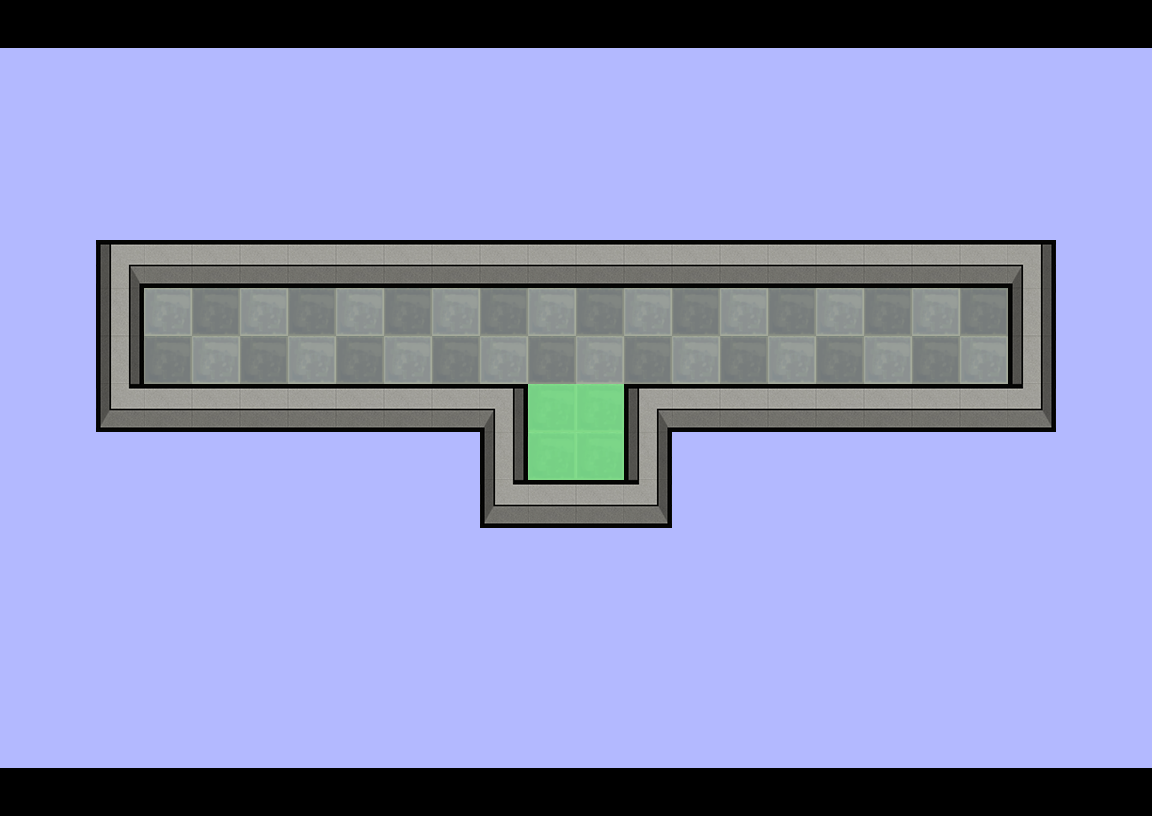

This game map was drawn from its Tiled (.tmx) file and the tilesets committed beside it. A one-line description and the full map source follow:
An orthogonal 24x17 tile map with 48x48 px tiles, 4 tile layers (Tile Layer 1, Tile Layer 2, Tile Layer 3, Tile Layer 4).

<map version="1.0" orientation="orthogonal" renderorder="right-down" width="24" height="17" tilewidth="48" tileheight="48" nextobjectid="1">
 <tileset firstgid="1" name="tiles" tilewidth="48" tileheight="48" tilecount="1024" columns="32">
  <image source="tiles.png" width="1536" height="1536" />
 </tileset>
 <layer name="Tile Layer 1" width="24" height="17">
  <data encoding="csv">
0,0,0,0,0,0,0,0,0,0,0,0,0,0,0,0,0,0,0,0,0,0,0,0,
0,0,0,0,0,0,0,0,0,0,0,0,0,0,0,0,0,0,0,0,0,0,0,0,
0,0,0,0,0,0,0,0,0,0,0,0,0,0,0,0,0,0,0,0,0,0,0,0,
0,0,0,0,0,0,0,0,0,0,0,0,0,0,0,0,0,0,0,0,0,0,0,0,
0,0,0,0,0,0,0,0,0,0,0,0,0,0,0,0,0,0,0,0,0,0,0,0,
0,0,0,0,0,0,0,0,0,0,0,0,0,0,0,0,0,0,0,0,0,0,0,0,
0,0,0,407,405,407,405,407,405,407,405,407,405,407,405,407,405,407,405,407,405,0,0,0,
0,0,0,405,407,405,407,405,407,405,407,405,407,405,407,405,407,405,407,405,407,0,0,0,
0,0,0,0,0,0,0,0,0,0,0,407,407,0,0,0,0,0,0,0,0,0,0,0,
0,0,0,0,0,0,0,0,0,0,0,407,407,0,0,0,0,0,0,0,0,0,0,0,
0,0,0,0,0,0,0,0,0,0,0,0,0,0,0,0,0,0,0,0,0,0,0,0,
0,0,0,0,0,0,0,0,0,0,0,0,0,0,0,0,0,0,0,0,0,0,0,0,
0,0,0,0,0,0,0,0,0,0,0,0,0,0,0,0,0,0,0,0,0,0,0,0,
0,0,0,0,0,0,0,0,0,0,0,0,0,0,0,0,0,0,0,0,0,0,0,0,
0,0,0,0,0,0,0,0,0,0,0,0,0,0,0,0,0,0,0,0,0,0,0,0,
0,0,0,0,0,0,0,0,0,0,0,0,0,0,0,0,0,0,0,0,0,0,0,0,
0,0,0,0,0,0,0,0,0,0,0,0,0,0,0,0,0,0,0,0,0,0,0,0
</data>
 </layer>
 <layer name="Tile Layer 2" width="24" height="17">
  <data encoding="csv">
115,115,115,115,115,115,115,115,115,115,115,115,115,115,115,115,115,115,115,115,115,115,115,115,
116,116,116,116,116,116,116,116,116,116,116,116,116,116,116,116,116,116,116,116,116,116,116,116,
116,116,116,116,116,116,116,116,116,116,116,116,116,116,116,116,116,116,116,116,116,116,116,116,
116,116,116,116,116,116,116,116,116,116,116,116,116,116,116,116,116,116,116,116,116,116,116,116,
116,116,116,116,116,116,116,116,116,116,116,116,116,116,116,116,116,116,116,116,116,116,116,116,
116,116,3,2,2,2,2,2,2,2,2,2,2,2,2,2,2,2,2,2,2,4,116,116,
116,116,1,0,0,0,0,0,0,0,0,0,0,0,0,0,0,0,0,0,0,1,116,116,
116,116,1,0,0,0,0,0,0,0,0,0,0,0,0,0,0,0,0,0,0,1,116,116,
116,116,35,2,2,2,2,2,2,2,4,0,0,3,2,2,2,2,2,2,2,36,116,116,
116,116,116,116,116,116,116,116,116,116,1,0,0,1,116,116,116,116,116,116,116,116,116,116,
116,116,116,116,116,116,116,116,116,116,35,2,2,36,116,116,116,116,116,116,116,116,116,116,
116,116,116,116,116,116,116,116,116,116,116,116,116,116,116,116,116,116,116,116,116,116,116,116,
116,116,116,116,116,116,116,116,116,116,116,116,116,116,116,116,116,116,116,116,116,116,116,116,
116,116,116,116,116,116,116,116,116,116,116,116,116,116,116,116,116,116,116,116,116,116,116,116,
116,116,116,116,116,116,116,116,116,116,116,116,116,116,116,116,116,116,116,116,116,116,116,116,
116,116,116,116,116,116,116,116,116,116,116,116,116,116,116,116,116,116,116,116,116,116,116,116,
115,115,115,115,115,115,115,115,115,115,115,115,115,115,115,115,115,115,115,115,115,115,115,115
</data>
 </layer>
 <layer name="Tile Layer 3" width="24" height="17">
  <data encoding="csv">
0,0,0,0,0,0,0,0,0,0,0,0,0,0,0,0,0,0,0,0,0,0,0,0,
0,0,0,0,0,0,0,0,0,0,0,0,0,0,0,0,0,0,0,0,0,0,0,0,
0,0,0,0,0,0,0,0,0,0,0,0,0,0,0,0,0,0,0,0,0,0,0,0,
0,0,0,0,0,0,0,0,0,0,0,0,0,0,0,0,0,0,0,0,0,0,0,0,
0,0,0,0,0,0,0,0,0,0,0,0,0,0,0,0,0,0,0,0,0,0,0,0,
0,0,0,0,0,0,0,0,0,0,0,0,0,0,0,0,0,0,0,0,0,0,0,0,
0,0,0,0,0,0,0,0,0,0,0,0,0,0,0,0,0,0,0,0,0,0,0,0,
0,0,0,0,0,0,0,0,0,0,0,0,0,0,0,0,0,0,0,0,0,0,0,0,
0,0,0,0,0,0,0,0,0,0,0,114,114,0,0,0,0,0,0,0,0,0,0,0,
0,0,0,0,0,0,0,0,0,0,0,114,114,0,0,0,0,0,0,0,0,0,0,0,
0,0,0,0,0,0,0,0,0,0,0,0,0,0,0,0,0,0,0,0,0,0,0,0,
0,0,0,0,0,0,0,0,0,0,0,0,0,0,0,0,0,0,0,0,0,0,0,0,
0,0,0,0,0,0,0,0,0,0,0,0,0,0,0,0,0,0,0,0,0,0,0,0,
0,0,0,0,0,0,0,0,0,0,0,0,0,0,0,0,0,0,0,0,0,0,0,0,
0,0,0,0,0,0,0,0,0,0,0,0,0,0,0,0,0,0,0,0,0,0,0,0,
0,0,0,0,0,0,0,0,0,0,0,0,0,0,0,0,0,0,0,0,0,0,0,0,
0,0,0,0,0,0,0,0,0,0,0,0,0,0,0,0,0,0,0,0,0,0,0,0
</data>
 </layer>
 <layer name="Tile Layer 4" width="24" height="17">
  <data encoding="csv">
0,0,0,0,0,0,0,0,0,0,0,0,0,0,0,0,0,0,0,0,0,0,0,0,
0,0,0,0,0,0,0,0,0,0,0,0,0,0,0,0,0,0,0,0,0,0,0,0,
0,0,0,0,0,0,0,0,0,0,0,0,0,0,0,0,0,0,0,0,0,0,0,0,
0,0,0,0,0,0,0,0,0,0,0,0,0,0,0,0,0,0,0,0,0,0,0,0,
0,0,0,0,0,0,0,0,0,0,0,0,0,0,0,0,0,0,0,0,0,0,0,0,
0,0,0,0,0,0,0,0,0,0,0,0,0,0,0,0,0,0,0,0,0,0,0,0,
0,0,0,0,0,0,0,0,0,0,0,0,0,0,0,0,0,0,0,0,0,0,0,0,
0,0,0,0,0,0,0,0,0,0,0,0,0,0,0,0,0,0,0,0,0,0,0,0,
0,0,0,0,0,0,0,0,0,0,0,114,114,0,0,0,0,0,0,0,0,0,0,0,
0,0,0,0,0,0,0,0,0,0,0,114,114,0,0,0,0,0,0,0,0,0,0,0,
0,0,0,0,0,0,0,0,0,0,0,0,0,0,0,0,0,0,0,0,0,0,0,0,
0,0,0,0,0,0,0,0,0,0,0,0,0,0,0,0,0,0,0,0,0,0,0,0,
0,0,0,0,0,0,0,0,0,0,0,0,0,0,0,0,0,0,0,0,0,0,0,0,
0,0,0,0,0,0,0,0,0,0,0,0,0,0,0,0,0,0,0,0,0,0,0,0,
0,0,0,0,0,0,0,0,0,0,0,0,0,0,0,0,0,0,0,0,0,0,0,0,
0,0,0,0,0,0,0,0,0,0,0,0,0,0,0,0,0,0,0,0,0,0,0,0,
0,0,0,0,0,0,0,0,0,0,0,0,0,0,0,0,0,0,0,0,0,0,0,0
</data>
 </layer>
</map>
